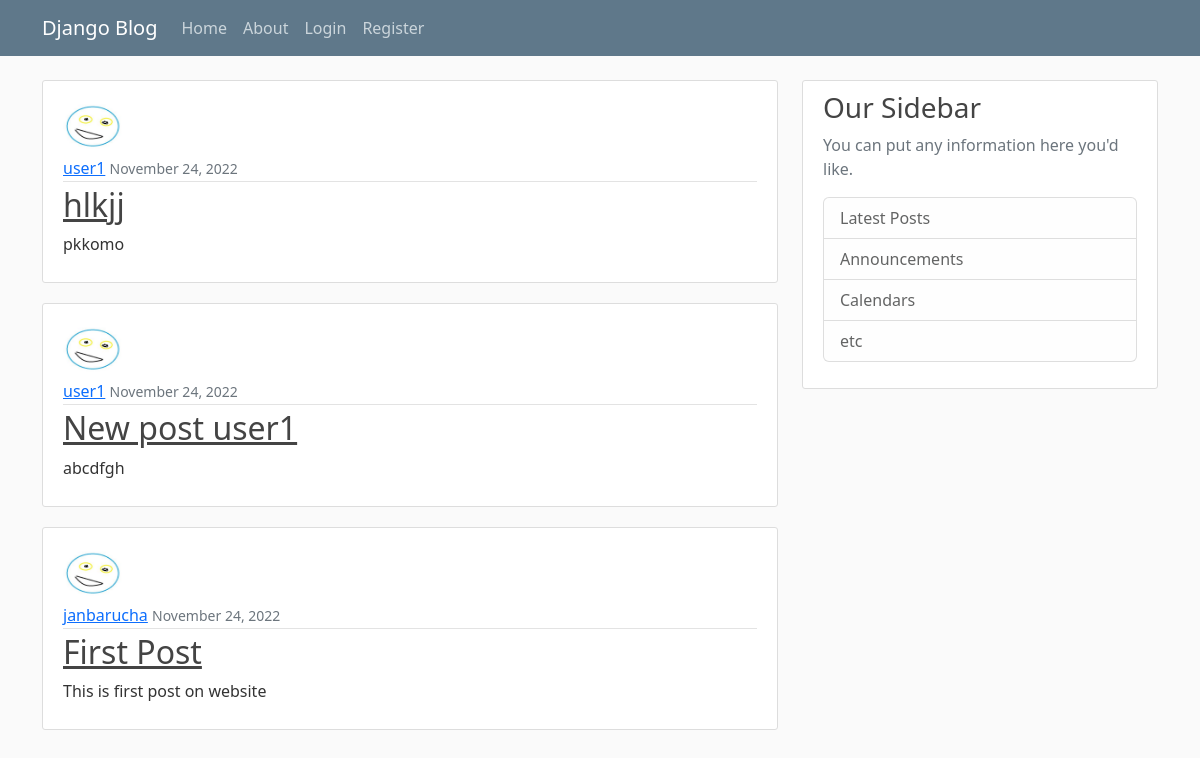
The page / on the database its author committed.
### blog/models.py (models this page shows, shortened)
class Post(models.Model):
    title = models.CharField(max_length=50)
    content = models.TextField()
    date_posted = models.DateTimeField(default=timezone.now())
    author = models.ForeignKey(User, on_delete=models.CASCADE)

### users/models.py (models this page shows, shortened)
class Profile(models.Model):
    user = models.OneToOneField(User, on_delete=models.CASCADE)
    image = models.ImageField(default='mypicture.jpg', upload_to='profile_pics')

### blog/views.py (the view)
# urls.py: path('', PostListView.as_view(), name='blog-home'),
class PostListView(ListView):
    model = Post
    template_name = 'blog/home.html'
    context_object_name = 'posts'
    ordering = ['-date_posted']
    paginate_by = 5

### blog/templates/blog/home.html
{% extends "blog/base.html" %}
{% block content %}
    {% for post in posts %}
        <article class="media content-section">
            <img class= "rounded-circle article-img" src="{{ post.author.profile.image.url }}" >
            <div class="media-body">
                <div class="article-metadata">
                    <a class="mr-2" href="#">{{ post.author }}</a>
                    <small class="text-muted">{{ post.date_posted | date:"F d, Y" }}</small>
            </div>
            <h2><a class="article-title" href="{% url 'post-detail' post.id %}">{{ post.title }}</a></h2>
        <p class="article-content">{{ post.content }}</p>
  </div>
</article>
    {% endfor %}
{% endblock content %}

### blog/static/blog/main.css (style rules this page uses)
body { background: #fafafa; color: #333333; margin-top: 5rem; }
h1, h2, h3, h4, h5, h6 { color: #444444; }
.content-section { background: #ffffff; padding: 10px 20px; border: 1px solid #dddddd; border-radius: 3px; margin-bottom: 20px; }
.article-title { color: #444444; }
.article-content { white-space: pre-line; }
.article-img { height: 65px; width: 65px; margin-right: 16px; }
.article-metadata { padding-bottom: 1px; margin-bottom: 4px; border-bottom: 1px solid #e3e3e3 }

### rows shown on the page
Post: author.profile.image (picture), author "user1", date_posted "November 24, 2022", title "hlkjj", content "pkkomo"
Post: author.profile.image (picture), author "user1", date_posted "November 24, 2022", title "New post user1", content "abcdfgh"
Post: author.profile.image (picture), author "janbarucha", date_posted "November 24, 2022", title "First Post", content "This is first post on website"
